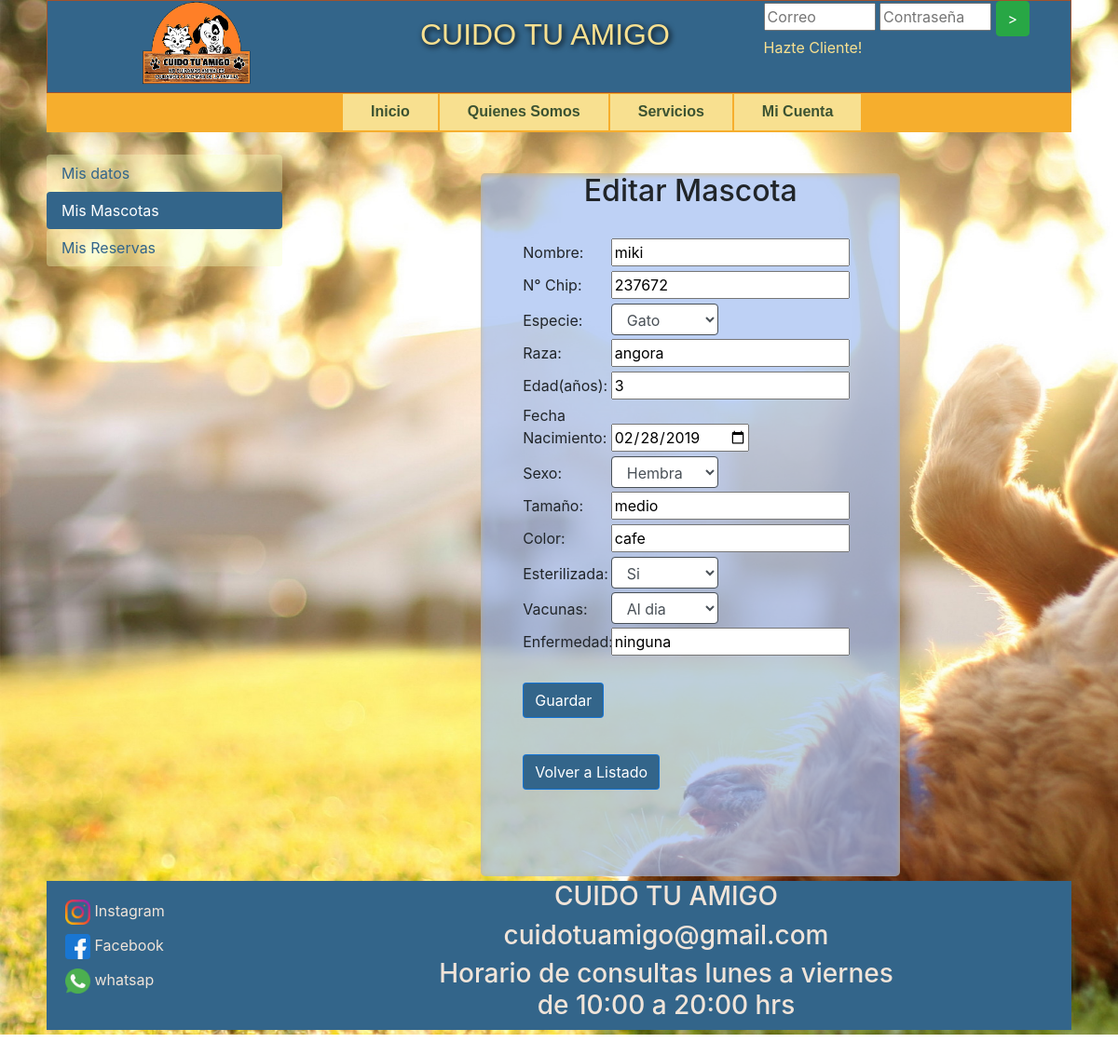
The page /vistas/privado/cliente/editar_mascota.php?edit_id_mascotas=7 on the database its author committed.
### tables this page shows
CREATE TABLE `mascota` (
  `id_mascota` int(11) NOT NULL AUTO_INCREMENT,
  `id_cliente` int(11) NOT NULL,
  `nombre` varchar(50) NOT NULL,
  `chip_mascota` varchar(50) NOT NULL,
  `id_especie` int(11) DEFAULT NULL,
  `raza` varchar(20) NOT NULL,
  `edad` int(11) NOT NULL,
  `fecha_nacto` date NOT NULL,
  `sexo` varchar(10) NOT NULL,
  `tamanio` varchar(20) NOT NULL,
  `color` varchar(20) NOT NULL,
  `esterilizada` varchar(2) NOT NULL,
  `vacunas` varchar(50) NOT NULL,
  `enfermedad` varchar(50) NOT NULL,
  PRIMARY KEY (`id_mascota`)
);

### vistas/privado/cliente/editar_mascota.php (the view, shortened to what this page needs)
<!DOCTYPE html>
<?php
    include (DATA_PATH."conexiondb.php");
    if (isset($_GET['edit_id_mascotas'])) {
        $edit_id_mascotas = $_GET['edit_id_mascotas'];
    }
    include('../../comun/head.php');
    $queryMascota = "SELECT * FROM mascota where id_mascota = '$edit_id_mascotas'";
    $resultMascota = mysqli_query($conex,$queryMascota);
    $regMascota = mysqli_fetch_array($resultMascota);
    $queryEspecie = "SELECT id_especie, nombre_especie FROM especie ORDER BY nombre_especie";
    $resultEspecie = mysqli_query($conex,$queryEspecie);
?>
<body>
<div id="contenedor">
        <?php
            include('../../comun/header.php');
        ?>
        <?php
            include('../../comun/menu_privado_cliente.php');
        ?>
        <br/>
        <div class="row">
            <div class="col-3">
                <div class="nav flex-column nav-pills red" id="v-pills-tab" role="tablist" aria-orientation="vertical">
                    <a class="nav-link" id="v-pills-home-tab" data-toggle="pill" href="#mis-datos" role="tab" aria-controls="v-pills-home" aria-selected="true">Mis datos</a>
                    <a class="nav-link active" id="v-pills-profile-tab" data-toggle="pill" href="#mis-mascotas" role="tab" aria-controls="v-pills-profile" aria-selected="false">Mis Mascotas</a>
                    <a class="nav-link" id="v-pills-messages-tab" data-toggle="pill" href="#mis-reservas" role="tab" aria-controls="v-pills-messages" aria-selected="false">Mis Reservas</a>
                </div>
            </div>
            <div class="col-9">
                <div class="tab-content" id="v-pills-tabContents">
                <div class="tab-pane fade show active" id="mis-mascotas" role="tabpanel" aria-labelledby="v-pills-profile-tab">
                    <div class="contenido contenido_mascota">
                        <h2> Editar Mascota  </h2><br>
                        <div class="formulario_contacto  formulario_mascota">
                            <form  method="POST">
                                <label for="nombre">Nombre:</label>
                                <input type="text" id="nombre" name="nombre" value="<?= $regMascota['nombre'] ?>"><br>
                                <label for="chip">N° Chip:</label>
                                <input type="text" id="chip" name="chip" value="<?= $regMascota['chip_mascota'] ?>"><br>
                                <label for="especie">Especie:</label>
                                <select class="form-control select_mascota" id="especie" name="especie">
                                    <?php
                                        while ($row = mysqli_fetch_array($resultEspecie))
                                        {
                                            if($row['id_especie'] == $regMascota['id_especie'] ){
                                                echo "<option value=".$row['id_especie']." selected>".$row['nombre_especie']."</option>";
                                            }else{
                                                echo "<option value=".$row['id_especie'].">".$row['nombre_especie']."</option>";
                                            }
                                        }
                                    ?>
                                </select><br>
                                <label for="raza">Raza:</label>
                                <input type="text" id="raza" name="raza" value="<?= $regMascota['raza'] ?>"><br>
                                <label for="edad">Edad(años):</label>
                                <input type="text" id="edad" name ="edad" value="<?= $regMascota['edad'] ?>"><br>
                                <label for="fecha">Fecha Nacimiento:</label>
                                <input id="datepickerfrom" type="date" name="fecha" width="250" value="<?= $regMascota['fecha_nacto'] ?>"/><br>
                                <label for="sexo">Sexo:</label>
                                <select class="form-control select_mascota" id="sexo" name="sexo" value="<?= $regMascota['sexo'] ?>">
                                    <?php
                                        if("Hembra" == $regMascota['sexo'] ){
                                            echo "<option selected>Hembra</option>";
                                        }else{
                                            echo "<option>Hembra</option>";
                                        }
                                    ?>
                                </select><br>
                                <label for="tamanio">Tamaño:</label>
                                <input type="text" id="tamanio" name="tamanio" value="<?= $regMascota['tamanio'] ?>"><br>
                                <label for="color">Color:</label>
                                <input type="text" id="color" name="color" value="<?= $regMascota['color'] ?>"><br>
                                <label for="esterilizada">Esterilizada:</label>
                                <select class="form-control select_mascota" id="esterilizada" name="esterilizada" value="<?= $regMascota['esterilizada'] ?>">
                                    <?php
                                        if("Si" == $regMascota['esterilizada'] ){
                                            echo "<option selected>Si</option>";
                                        }else{
                                            echo "<option>Si</option>";
                                        }
                                    ?>
                                </select><br>
                                <label for="vacunas">Vacunas:</label>
                                <select class="form-control select_mascota" id="vacunas" name="vacunas" value="<?= $regMascota['vacunas'] ?>">
                                    <?php
                                        if("Al dia" == $regMascota['vacunas'] ){
                                            echo "<option selected>Al dia</option>";
                                        } elseif ("Pendiente" == $regMascota['vacunas']) {
                                            echo "<option>Al dia</option>";
                                            echo "<option selected>Pendiente</option>";
                                            echo "<option>No tiene</option>";
                                        } else {
                                            echo "<option>Al dia</option>";
                                            echo "<option>Pendiente</option>";
                                            echo "<option selected>No tiene</option>";
                                        }
                                    ?>
                                </select><br>
                                <label for="enfermedad">Enfermedad:</label>
                                <input type="text" id="enfermedad" name="enfermedad" value="<?= $regMascota['enfermedad'] ?>"><br><br>
                                <input type="submit" value="Guardar"  name="guardar_edit_mascota" class="btn  btn_planes"><br><br>
                            </form><br><br>
                            <form action="mi_cuenta.php" method="POST">
                                <input type="submit" value="Volver a Listado" name ="agregar"  class="btn btn-success btn_planes">
                            </form>
                        </div>
                    </div>
                </div>
                </div>
            </div>
        </div>
        <?php
            include('../../comun/footer.php');
        ?>
    </div>
</body>
</html>

### estatico/css/index.css (style rules this page uses)
body { background-image: url(../images/body.jpg); background-repeat: no-repeat; background-size: cover; }
#contenedor { width: 1100px; margin: 0 auto; }

### estatico/css/agregar_trabajador.css (style rules this page uses)
.contenido { background-color: rgba(160, 189, 241, 0.685) !important; margin: 0 auto; margin-top: 20px; padding: 0; width:450px; height: 680px; text-align: center; border-radius: 5px; box-shadow: inset 0 2px 5px rgba(240, 171, 24, 0.425); }
.formulario_contacto { padding: 0px; margin:0 auto; width: 380px; height: 60px; }
.formulario_contacto form { margin: 0 auto; width: 360px; height: 433px; text-align: left; }
.formulario_contacto label { width: 25%; }
.btn_planes { color: #fff !important; background-color: #33658a !important; border-color: #007bffa4 !important; }
.select_mascota { width: 32%; display: inline; border: 1px solid; height: 34px; }
.formulario_mascota form { height: 506px !important; }
.contenido_mascota { height: 755px !important; }

### estatico/css/mi_cuenta.css (style rules this page uses)
.nav-pills > a.active { background-color: #33658a !important; color: white !important; }
.nav-pills > a { color: #33658a !important; background-color: #f5ffbf57 !important; }

### rows shown on the page
mascota: nombre "miki", chip "237672", raza "angora", edad "3", fecha "02/28/2019", sexo "Hembra", tamanio "medio", color "cafe", esterilizada "Si", vacunas "Al dia", enfermedad "ninguna"

### other values the page prints
form field especie "Gato"
